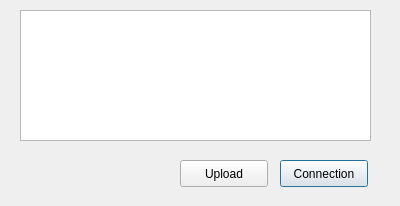
<?xml version="1.0" encoding="UTF-8"?>
<ui version="4.0">
 <class>Dialog</class>
 <widget class="QDialog" name="Dialog">
  <property name="geometry">
   <rect>
    <x>0</x>
    <y>0</y>
    <width>400</width>
    <height>206</height>
   </rect>
  </property>
  <property name="windowTitle">
   <string>Send window</string>
  </property>
  <widget class="QPushButton" name="connectionButton">
   <property name="geometry">
    <rect>
     <x>280</x>
     <y>160</y>
     <width>88</width>
     <height>27</height>
    </rect>
   </property>
   <property name="text">
    <string>Connection</string>
   </property>
  </widget>
  <widget class="QPlainTextEdit" name="inputTextEdit">
   <property name="geometry">
    <rect>
     <x>20</x>
     <y>10</y>
     <width>351</width>
     <height>131</height>
    </rect>
   </property>
  </widget>
  <widget class="QPushButton" name="uploadButton">
   <property name="geometry">
    <rect>
     <x>180</x>
     <y>160</y>
     <width>88</width>
     <height>27</height>
    </rect>
   </property>
   <property name="text">
    <string>Upload</string>
   </property>
  </widget>
 </widget>
 <layoutdefault spacing="6" margin="11"/>
 <resources/>
 <connections/>
</ui>
